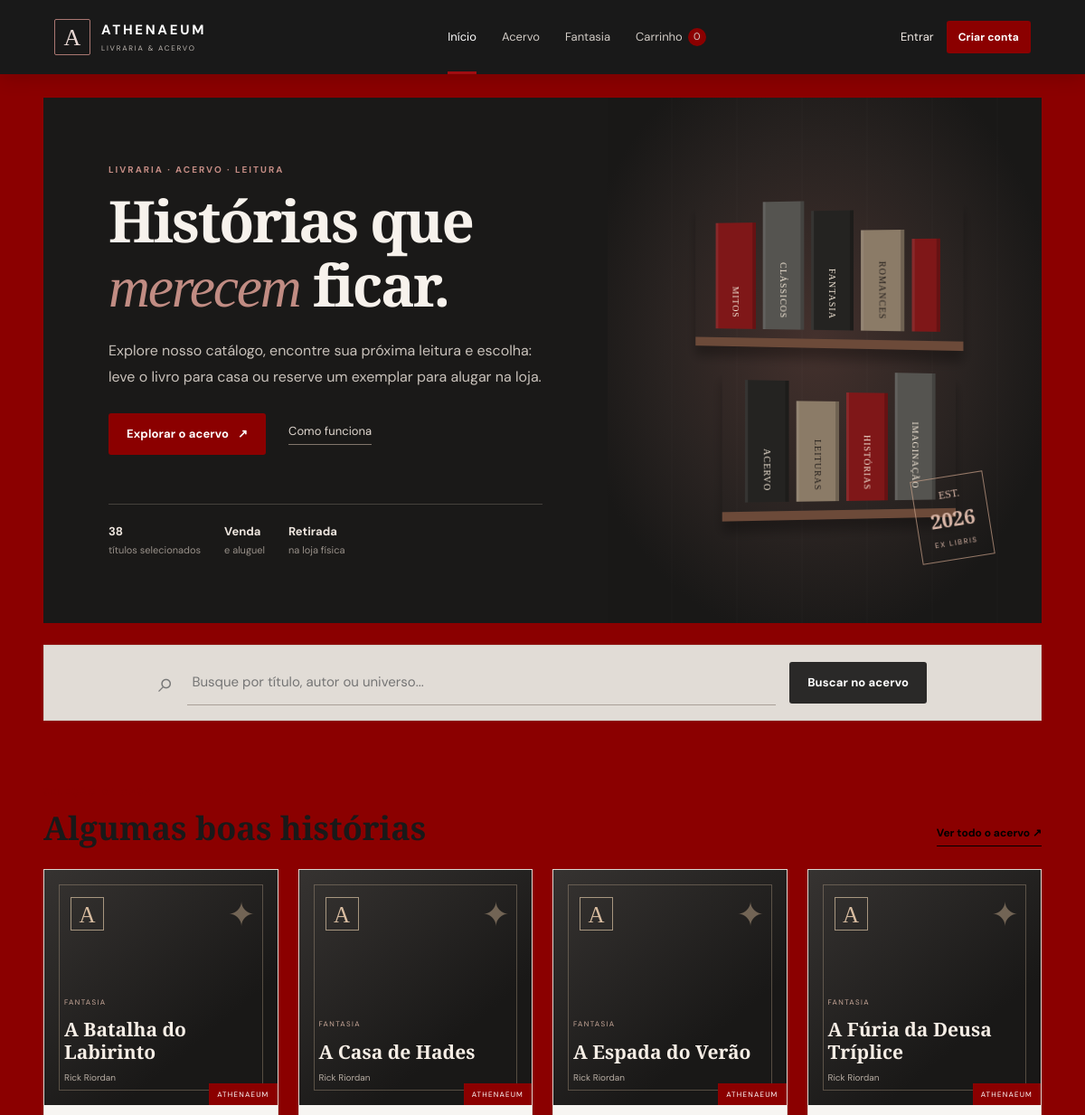
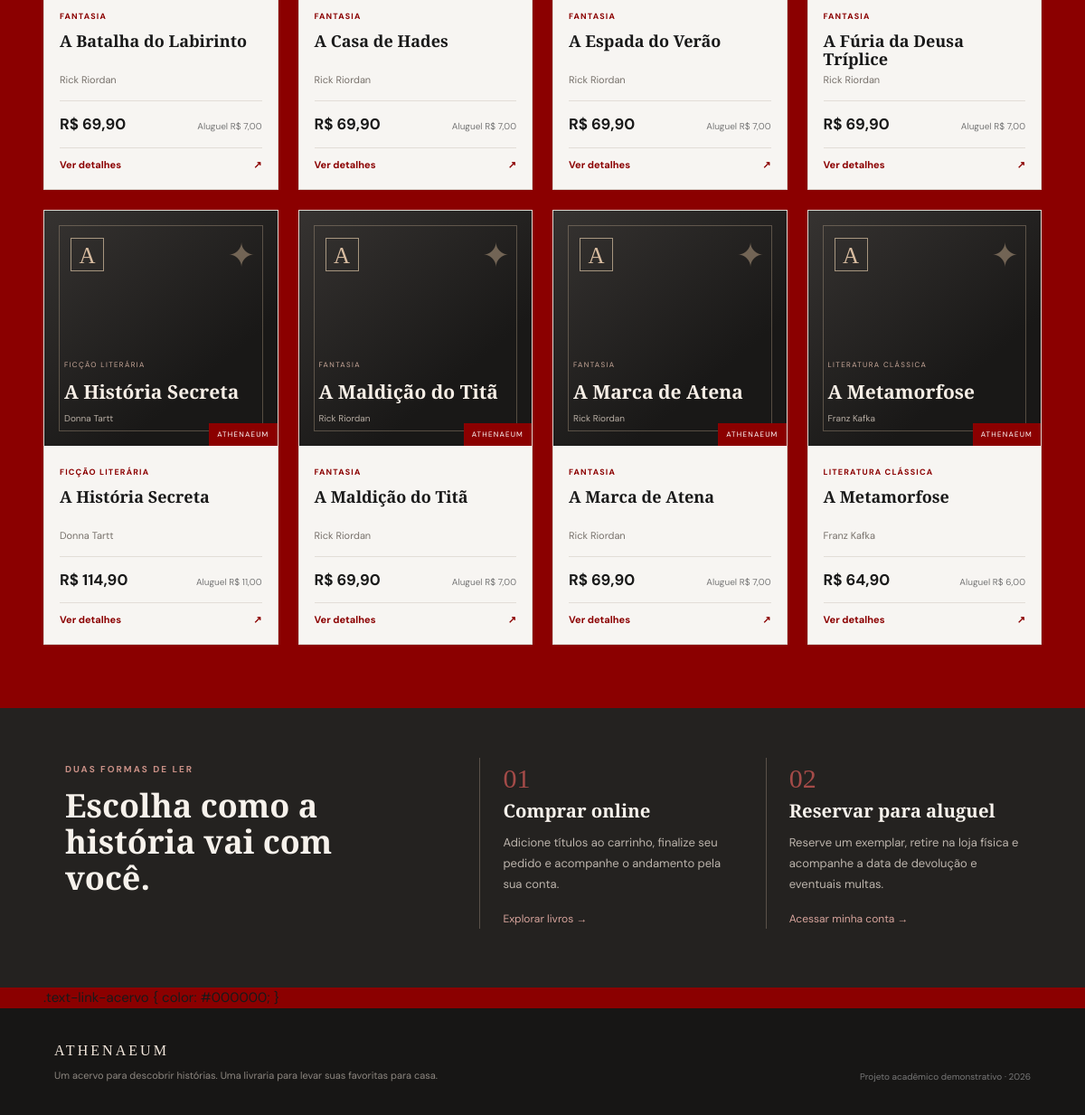
The page / on the database its author committed (2 pictures, top to bottom).
### tables this page shows
CREATE TABLE livros (
 id INT AUTO_INCREMENT PRIMARY KEY,
 titulo VARCHAR(180) NOT NULL,
 autor VARCHAR(150) NOT NULL,
 categoria VARCHAR(100) NOT NULL,
 colecao VARCHAR(150) NULL,
 sinopse TEXT NOT NULL,
 preco_venda DECIMAL(10,2) NOT NULL DEFAULT 0.00,
 valor_aluguel DECIMAL(10,2) NOT NULL DEFAULT 7.00,
 estoque_venda INT NOT NULL DEFAULT 0,
 estoque_aluguel INT NOT NULL DEFAULT 0,
 imagem VARCHAR(255) NULL,
 fonte_sinopse VARCHAR(500) NULL,
 fonte_preco VARCHAR(500) NULL,
 ativo TINYINT(1) NOT NULL DEFAULT 1,
 criado_em DATETIME NOT NULL DEFAULT CURRENT_TIMESTAMP,
 atualizado_em DATETIME NULL ON UPDATE CURRENT_TIMESTAMP,
 KEY idx_livros_titulo (titulo), KEY idx_livros_categoria (categoria),
 CONSTRAINT chk_livros_preco CHECK (preco_venda >= 0),
 CONSTRAINT chk_livros_aluguel CHECK (valor_aluguel >= 0),
 CONSTRAINT chk_livros_estoque_venda CHECK (estoque_venda >= 0),
 CONSTRAINT chk_livros_estoque_aluguel CHECK (estoque_aluguel >= 0)
);

### index.php (called while the page is built, shortened)
<?php
require_once __DIR__.'/admin/core/bootstrap.php';
$livrosModel=new Livro();$comprasModel=new Compra();$alugueisModel=new Aluguel();$multasModel=new Multa();
$pagina=(string)($_GET['pagina']??'inicio');$q=trim((string)($_GET['q']??''));$categoria=trim((string)($_GET['categoria']??''));
if(in_array($pagina,['inicio','catalogo'],true)){$livros=$livrosModel->listar($q,$categoria);}
include __DIR__.'/admin/partials/header.php';
$view=__DIR__.'/admin/views/public/'.$pagina.'.php';
include $view;
include __DIR__.'/admin/partials/footer.php';

### admin/core/bootstrap.php (called while the page is built, shortened)
<?php
require_once __DIR__.'/../config/conexao.php';
require_once __DIR__.'/../dao/LivroDAO.php';
require_once __DIR__.'/../models/Livro.php';
function url(string $path=''): string { return BASE_URL.'/'.ltrim($path,'/'); }
function h($v): string { return htmlspecialchars((string)$v, ENT_QUOTES, 'UTF-8'); }
function money($v): string { return 'R$ '.number_format((float)$v,2,',','.'); }
function current_user(): ?array { return $_SESSION['usuario']??null; }
function is_logged_in(): bool { return current_user()!==null; }
function is_admin(): bool { return is_logged_in() && (current_user()['tipo']??'')==='admin'; }
function cover(array $book): string { $f=(string)($book['imagem']??''); $p=__DIR__.'/../../public/imagens/'.$f; return $f!=='' && is_file($p)?url('public/imagens/'.rawurlencode($f)):''; }

### admin/config/conexao.php (called while the page is built, shortened)
<?php
function db(): PDO {
    static $pdo = null;
    if ($pdo instanceof PDO) return $pdo;
    $host = '127.0.0.1'; $dbname = 'athenaeum_livraria'; $user = 'root'; $pass = '';
    try {
        $pdo = new PDO("mysql:host={$host};dbname={$dbname};charset=utf8mb4", $user, $pass, [
            PDO::ATTR_ERRMODE => PDO::ERRMODE_EXCEPTION,
            PDO::ATTR_DEFAULT_FETCH_MODE => PDO::FETCH_ASSOC,
            PDO::ATTR_EMULATE_PREPARES => false,
        ]);
        return $pdo;
    } catch (PDOException $e) {
        error_log('Falha PDO: '.$e->getMessage());
        http_response_code(500);
        exit('Não foi possível conectar ao banco Athenaeum. Confira se o MySQL está ativo e se banco.sql foi importado.');
    }
}

### admin/models/Livro.php (called while the page is built)
<?php
class Livro { private LivroDAO $dao; public function __construct(){ $this->dao=new LivroDAO(db()); }
 public function listar(string $q='',string $categoria=''):array{return $this->dao->listar($q,$categoria);} public function listarTodos():array{return $this->dao->listarTodos();} public function categorias():array{return $this->dao->categorias();} public function buscarPorId(int $id):?array{return $this->dao->buscarPorId($id);} public function cadastrar(array $d):int{return $this->dao->cadastrar($d);} public function editar(int $id,array $d):bool{return $this->dao->editar($id,$d);} public function deletar(int $id):bool{return $this->dao->deletar($id);} }

### admin/dao/LivroDAO.php (called while the page is built, shortened)
<?php
class LivroDAO {
 public function listar(string $q='',string $categoria=''): array { $sql="SELECT * FROM livros WHERE ativo=1"; $p=[]; if($q!==''){$sql.=" AND (titulo LIKE :q1 OR autor LIKE :q2 OR sinopse LIKE :q3)";$p['q1']="%$q%";$p['q2']="%$q%";$p['q3']="%$q%";} if($categoria!==''){$sql.=" AND categoria=:c";$p['c']=$categoria;} $sql.=" ORDER BY titulo"; $st=$this->pdo->prepare($sql);$st->execute($p);return $st->fetchAll(); }
}

### admin/views/public/book_card.php (the view)
<article class="book-card"><a class="book-cover" href="<?= h(url('index.php?pagina=detalhes&id='.(int)$book['id'])) ?>"><?php if($src=cover($book)): ?><img src="<?= h($src) ?>" alt="Capa de <?= h($book['titulo']) ?>"><?php else: ?><div class="cover-placeholder"><span class="cover-symbol">A</span><small><?= h($book['categoria']) ?></small><b><?= h($book['titulo']) ?></b><i><?= h($book['autor']) ?></i></div><?php endif; ?><span class="cover-label">ATHENAEUM</span></a><div class="book-card-info"><span class="book-category"><?= h($book['categoria']) ?></span><h3><a href="<?= h(url('index.php?pagina=detalhes&id='.(int)$book['id'])) ?>"><?= h($book['titulo']) ?></a></h3><p class="book-author"><?= h($book['autor']) ?></p><div class="book-prices"><b><?= money($book['preco_venda']) ?></b><span>Aluguel <?= money($book['valor_aluguel']) ?></span></div><a class="card-detail" href="<?= h(url('index.php?pagina=detalhes&id='.(int)$book['id'])) ?>">Ver detalhes <span>↗</span></a></div></article>

### admin/partials/header.php (shortened to what this page needs)
<?php $cartCount=array_sum($_SESSION['carrinho']??[]); ?>
<!doctype html><html lang="pt-BR"><head><link rel="stylesheet" href="<?= h(url('public/css/estilo.css')) ?>"></head><body>
<header class="site-header"><a class="brand" href="<?= h(url('index.php')) ?>"><span class="brand-mark">A</span><span><b>ATHENAEUM</b><small>LIVRARIA & ACERVO</small></span></a><nav class="main-nav"><a href="<?= h(url('index.php')) ?>" class="<?= ($pagina??'')==='inicio'?'active':'' ?>">Início</a><a href="<?= h(url('index.php?pagina=catalogo')) ?>" class="<?= ($pagina??'')==='catalogo'?'active':'' ?>">Acervo</a><a href="<?= h(url('index.php?pagina=catalogo&categoria=Fantasia')) ?>">Fantasia</a><a href="<?= h(url('index.php?pagina=carrinho')) ?>">Carrinho <span class="nav-count"><?= (int)$cartCount ?></span></a></nav><div class="header-account"><?php if(is_admin()): ?><a class="btn btn-dark btn-small" href="<?= h(url('admin/index.php')) ?>">Painel</a><?php elseif(is_logged_in()): ?><a class="btn btn-dark btn-small" href="<?= h(url('index.php?pagina=conta')) ?>">Minha conta</a><?php else: ?><a class="header-login" href="<?= h(url('index.php?pagina=login')) ?>">Entrar</a><?php endif; ?><?php if(is_logged_in()): ?><form method="post" action="<?= h(url('admin/controllers/acao.php')) ?>" class="inline-form"><?= csrf_field() ?><input type="hidden" name="acao" value="logout"><button class="header-login" type="submit">Sair</button></form><?php else: ?><a class="btn btn-red btn-small" href="<?= h(url('index.php?pagina=cadastro')) ?>">Criar conta</a><?php endif; ?></div><button class="mobile-menu" aria-label="Abrir menu" aria-expanded="false">☰</button></header>
<main class="page-shell"><div class="flash-wrap"><?php if($m=flash('sucesso')): ?><div class="notice success"><?= h($m) ?></div><?php endif; ?><?php if($m=flash('erro')): ?><div class="notice error"><?= h($m) ?></div><?php endif; ?></div>

### admin/views/public/inicio.php (shortened to what this page needs)
<section class="hero-library"><div class="hero-copy"><span class="eyebrow">LIVRARIA · ACERVO · LEITURA</span><h1>Histórias que <em>merecem</em> ficar.</h1><p>Explore nosso catálogo, encontre sua próxima leitura e escolha: leve o livro para casa ou reserve um exemplar para alugar na loja.</p><div class="hero-actions"><a class="btn btn-red" href="<?= h(url('index.php?pagina=catalogo')) ?>">Explorar o acervo <span>↗</span></a><a class="text-link-light" href="#como-funciona">Como funciona</a></div><div class="hero-meta"><span><b>38</b> títulos selecionados</span><span><b>Venda</b> e aluguel</span><span><b>Retirada</b> na loja física</span></div></div><div class="hero-art"><div class="shelf shelf-one"><span class="book-spine red">MITOS</span><span class="book-spine gray">CLÁSSICOS</span><span class="book-spine dark">FANTASIA</span><span class="book-spine stone">ROMANCES</span><span class="book-spine red slim"></span></div><div class="shelf shelf-two"><span class="book-spine dark">ACERVO</span><span class="book-spine stone">LEITURAS</span><span class="book-spine red">HISTÓRIAS</span><span class="book-spine gray">IMAGINAÇÃO</span></div><div class="hero-stamp">EST. <b>2026</b><span>EX LIBRIS</span></div></div></section>
<section class="home-search"><form action="<?= h(url('index.php')) ?>" method="get"><input type="hidden" name="pagina" value="catalogo"><span class="search-symbol">⌕</span><input type="search" name="q" placeholder="Busque por título, autor ou universo..." aria-label="Buscar no acervo"><button class="btn btn-dark">Buscar no acervo</button></form></section>
<section class="section-block"><div class="section-heading"><div><span class="eyebrow">SELEÇÃO DA CASA</span><h2>Algumas boas histórias</h2></div><a class="text-link" style="color: #000000 !important; border-bottom-color: #000000;" href="<?= h(url('index.php?pagina=catalogo')) ?>">Ver todo o acervo ↗</a></div><div class="book-grid"><?php foreach(array_slice($livros,0,8) as $item){$book=$item;include __DIR__.'/book_card.php';} ?></div></section>
<section class="how-section" id="como-funciona"><div><span class="eyebrow">DUAS FORMAS DE LER</span><h2>Escolha como a história vai com você.</h2></div><div class="how-grid"><article><span class="how-number">01</span><h3>Comprar online</h3><p>Adicione títulos ao carrinho, finalize seu pedido e acompanhe o andamento pela sua conta.</p><a href="<?= h(url('index.php?pagina=catalogo')) ?>">Explorar livros →</a></article><article><span class="how-number">02</span><h3>Reservar para aluguel</h3><p>Reserve um exemplar, retire na loja física e acompanhe a data de devolução e eventuais multas.</p><a href="<?= h(url('index.php?pagina=login')) ?>">Acessar minha conta →</a></article></div></section>

### admin/partials/footer.php
</main><footer class="site-footer"><div><a class="footer-brand" href="<?= h(url('index.php')) ?>">ATHENAEUM</a><p>Um acervo para descobrir histórias. Uma livraria para levar suas favoritas para casa.</p></div><small>Projeto acadêmico demonstrativo · <?= date('Y') ?></small></footer><script src="<?= h(url('public/js/app.js')) ?>"></script></body></html>

### rows shown on the page
livros: categoria "FANTASIA", titulo "A Batalha do Labirinto", autor "Rick Riordan", preco_venda "R$ 69,90", valor_aluguel "R$ 7,00"
livros: categoria "FANTASIA", titulo "A Casa de Hades", autor "Rick Riordan", preco_venda "R$ 69,90", valor_aluguel "R$ 7,00"
livros: categoria "FANTASIA", titulo "A Espada do Verão", autor "Rick Riordan", preco_venda "R$ 69,90", valor_aluguel "R$ 7,00"
livros: categoria "FANTASIA", titulo "A Fúria da Deusa Tríplice", autor "Rick Riordan", preco_venda "R$ 69,90", valor_aluguel "R$ 7,00"
livros: categoria "FICÇÃO LITERÁRIA", titulo "A História Secreta", autor "Donna Tartt", preco_venda "R$ 114,90", valor_aluguel "R$ 11,00"
livros: categoria "FANTASIA", titulo "A Maldição do Titã", autor "Rick Riordan", preco_venda "R$ 69,90", valor_aluguel "R$ 7,00"
livros: categoria "FANTASIA", titulo "A Marca de Atena", autor "Rick Riordan", preco_venda "R$ 69,90", valor_aluguel "R$ 7,00"
livros: categoria "LITERATURA CLÁSSICA", titulo "A Metamorfose", autor "Franz Kafka", preco_venda "R$ 64,90", valor_aluguel "R$ 6,00"

### other values the page prints
$cartCount "0"
